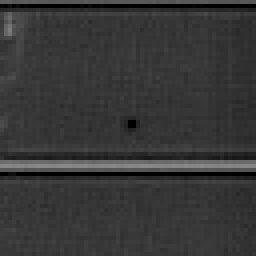
#> input picture Data/images/train/5AAJ050033A2AB_TDI_D3388G1905_S1_NON_PI800_NON_PI800.jpg, 64 x 64 px (shown 4 times larger)
$ python -i prepare_distill_data.py   (imports and definitions only)
#> lines starting #> are read from the running program, lines starting #| are printed output that depends on the picture
"""
数据准备工具 - 合并有标签和无标签数据用于蒸馏
"""

import os
import sys
import shutil
from pathlib import Path
from tqdm import tqdm
import cv2
import numpy as np

# ===================== 配置 =====================
# 数据源路径
SOURCE_DIRS = [
    "./Data/dataset_merged_no_noise/images/train",
    "./Data/dataset_merged_no_noise/images/val",
    "./Data/no_dust"
]

# 输出目录
OUTPUT_DIR = "./Data/distill_images"

# 支持的图像格式
IMAGE_EXTENSIONS = {'.jpg', '.jpeg', '.png', '.bmp'}

# ===================== 主函数 =====================
# [106 lines left out: function prepare_distill_data, not called in this run]

# ===================== 三通道预处理 =====================
def apply_preprocess_channels(image_path_str):
    """
    三通道预处理：
    Ch0 = 原图放大
    Ch1 = 双边滤波（去噪保边）
    Ch2 = CLAHE（局部对比度增强）
    """
    img_gray = cv2.imread(image_path_str, cv2.IMREAD_GRAYSCALE)
#> img_gray is the input picture: shape (64, 64); min 0, max 137, mean 55.2
    if img_gray is None:
        return None

    # Lanczos插值放大到640x640
    img_upscaled = cv2.resize(img_gray, (640, 640), interpolation=cv2.INTER_LANCZOS4)
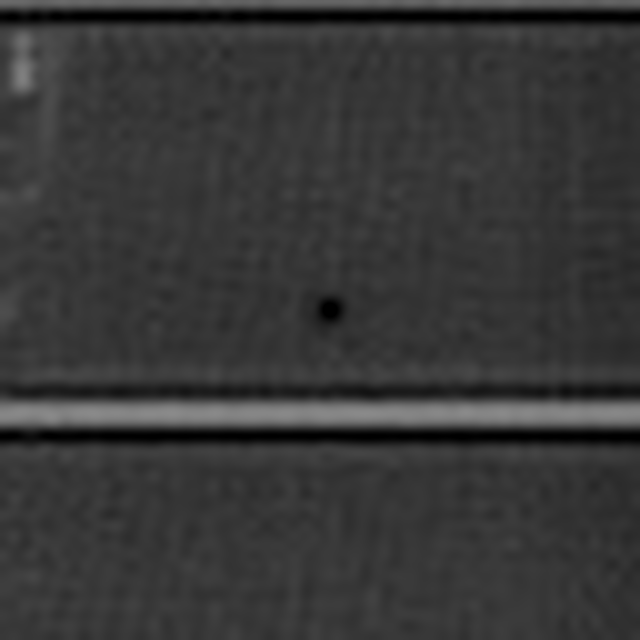
#> img_upscaled: shape (640, 640); min 0, max 138, mean 55.2

    # Ch0: 原始放大
    c0 = img_upscaled

    # Ch1: 双边滤波（去噪保边）
    c1 = cv2.bilateralFilter(img_upscaled, d=9, sigmaColor=75, sigmaSpace=75)

    # Ch2: CLAHE（局部对比度增强）
    clahe = cv2.createCLAHE(clipLimit=2.0, tileGridSize=(8, 8))
    c2 = clahe.apply(img_upscaled)
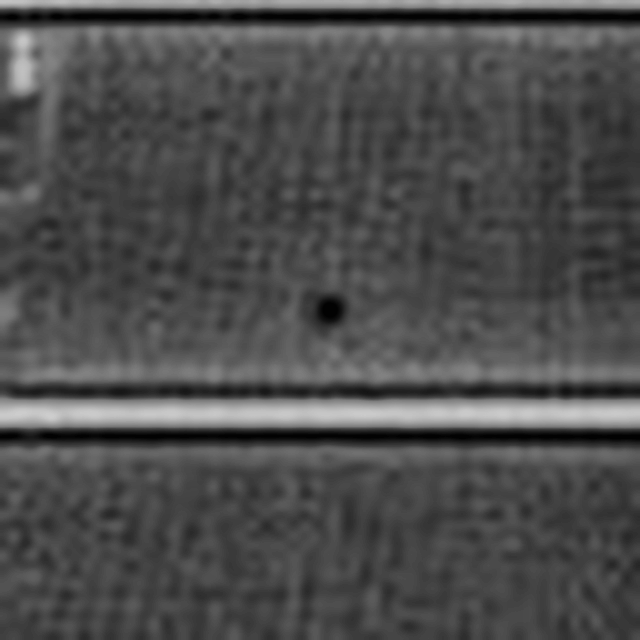
#> c2: shape (640, 640); min 2, max 205, mean 76.4

    # 合并为三通道
    merged_img = cv2.merge([c0, c1, c2])
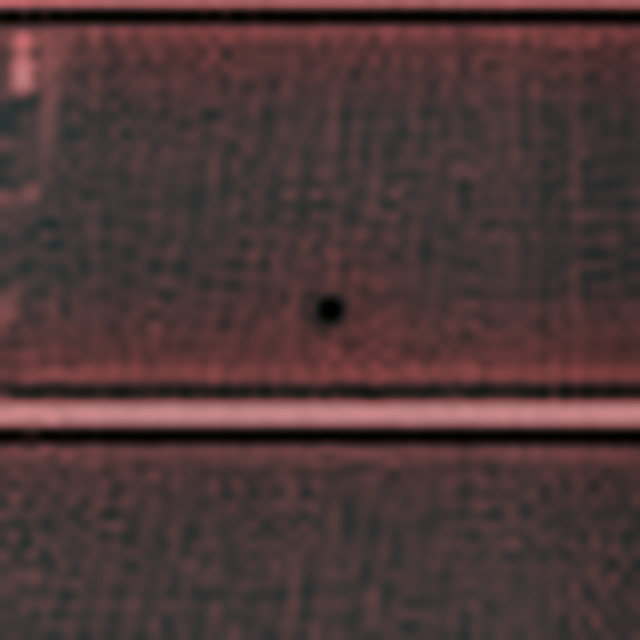
#> merged_img: shape (640, 640, 3); mean of channels 0, 1, 2 55.2, 55.2, 76.4; drawn as B, G, R
    return merged_img

# [71 lines left out: functions preprocess_distill_images, clean_distill_data, not called in this run]

# [7 lines not run here, left out]

>>> result = apply_preprocess_channels('../Data/images/train/5AAJ050033A2AB_TDI_D3388G1905_S1_NON_PI800_NON_PI800.jpg')
